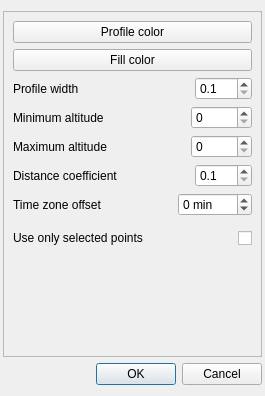
<?xml version="1.0" encoding="UTF-8"?>
<ui version="4.0">
 <class>profileConfigDialog</class>
 <widget class="QDialog" name="profileConfigDialog">
  <property name="windowModality">
   <enum>Qt::WindowModal</enum>
  </property>
  <property name="geometry">
   <rect>
    <x>0</x>
    <y>0</y>
    <width>265</width>
    <height>396</height>
   </rect>
  </property>
  <property name="windowTitle">
   <string>Configure profile style</string>
  </property>
  <layout class="QVBoxLayout" name="verticalLayout">
   <property name="leftMargin">
    <number>3</number>
   </property>
   <property name="rightMargin">
    <number>3</number>
   </property>
   <item>
    <widget class="QFrame" name="frame">
     <property name="frameShape">
      <enum>QFrame::StyledPanel</enum>
     </property>
     <property name="frameShadow">
      <enum>QFrame::Raised</enum>
     </property>
     <layout class="QVBoxLayout" name="verticalLayout_2">
      <item>
       <widget class="ColorChooser" name="profileColorButton">
        <property name="text">
         <string>Profile color</string>
        </property>
       </widget>
      </item>
      <item>
       <widget class="ColorChooser" name="fillColorButton">
        <property name="text">
         <string>Fill color</string>
        </property>
       </widget>
      </item>
      <item>
       <layout class="QHBoxLayout" name="horizontalLayout">
        <item>
         <widget class="QLabel" name="label_4">
          <property name="sizePolicy">
           <sizepolicy hsizetype="MinimumExpanding" vsizetype="Preferred">
            <horstretch>0</horstretch>
            <verstretch>0</verstretch>
           </sizepolicy>
          </property>
          <property name="text">
           <string>Profile width</string>
          </property>
         </widget>
        </item>
        <item>
         <widget class="QDoubleSpinBox" name="profileWidthSpinBox">
          <property name="decimals">
           <number>1</number>
          </property>
          <property name="minimum">
           <double>0.100000000000000</double>
          </property>
          <property name="singleStep">
           <double>0.100000000000000</double>
          </property>
         </widget>
        </item>
       </layout>
      </item>
      <item>
       <layout class="QHBoxLayout" name="horizontalLayout_2">
        <item>
         <widget class="QLabel" name="label_5">
          <property name="sizePolicy">
           <sizepolicy hsizetype="MinimumExpanding" vsizetype="Preferred">
            <horstretch>0</horstretch>
            <verstretch>0</verstretch>
           </sizepolicy>
          </property>
          <property name="text">
           <string>Minimum altitude</string>
          </property>
         </widget>
        </item>
        <item>
         <widget class="QSpinBox" name="minaltSpinBox">
          <property name="maximum">
           <number>10000</number>
          </property>
         </widget>
        </item>
       </layout>
      </item>
      <item>
       <layout class="QHBoxLayout" name="horizontalLayout_3">
        <item>
         <widget class="QLabel" name="label_6">
          <property name="sizePolicy">
           <sizepolicy hsizetype="MinimumExpanding" vsizetype="Preferred">
            <horstretch>0</horstretch>
            <verstretch>0</verstretch>
           </sizepolicy>
          </property>
          <property name="text">
           <string>Maximum altitude</string>
          </property>
         </widget>
        </item>
        <item>
         <widget class="QSpinBox" name="maxaltSpinBox">
          <property name="maximum">
           <number>10000</number>
          </property>
         </widget>
        </item>
       </layout>
      </item>
      <item>
       <layout class="QHBoxLayout" name="horizontalLayout_5">
        <item>
         <widget class="QLabel" name="label_8">
          <property name="sizePolicy">
           <sizepolicy hsizetype="MinimumExpanding" vsizetype="Preferred">
            <horstretch>0</horstretch>
            <verstretch>0</verstretch>
           </sizepolicy>
          </property>
          <property name="text">
           <string>Distance coefficient</string>
          </property>
         </widget>
        </item>
        <item>
         <widget class="QDoubleSpinBox" name="distanceCoeffSpinBox">
          <property name="decimals">
           <number>1</number>
          </property>
          <property name="minimum">
           <double>0.100000000000000</double>
          </property>
          <property name="singleStep">
           <double>0.100000000000000</double>
          </property>
         </widget>
        </item>
       </layout>
      </item>
      <item>
       <layout class="QHBoxLayout" name="horizontalLayout_4">
        <item>
         <widget class="QLabel" name="label_7">
          <property name="sizePolicy">
           <sizepolicy hsizetype="MinimumExpanding" vsizetype="Preferred">
            <horstretch>0</horstretch>
            <verstretch>0</verstretch>
           </sizepolicy>
          </property>
          <property name="text">
           <string>Time zone offset</string>
          </property>
         </widget>
        </item>
        <item>
         <widget class="QSpinBox" name="timezoneSpinBox">
          <property name="suffix">
           <string> min</string>
          </property>
          <property name="minimum">
           <number>-999</number>
          </property>
          <property name="maximum">
           <number>999</number>
          </property>
         </widget>
        </item>
       </layout>
      </item>
      <item>
       <layout class="QHBoxLayout" name="horizontalLayout_6">
        <item>
         <widget class="QLabel" name="label">
          <property name="text">
           <string>Use only selected points</string>
          </property>
         </widget>
        </item>
        <item>
         <widget class="QCheckBox" name="selectedPointsCheckBox">
          <property name="minimumSize">
           <size>
            <width>0</width>
            <height>32</height>
           </size>
          </property>
          <property name="layoutDirection">
           <enum>Qt::RightToLeft</enum>
          </property>
         </widget>
        </item>
       </layout>
      </item>
      <item>
       <spacer name="verticalSpacer">
        <property name="orientation">
         <enum>Qt::Vertical</enum>
        </property>
        <property name="sizeType">
         <enum>QSizePolicy::MinimumExpanding</enum>
        </property>
        <property name="sizeHint" stdset="0">
         <size>
          <width>20</width>
          <height>20</height>
         </size>
        </property>
       </spacer>
      </item>
     </layout>
    </widget>
   </item>
   <item>
    <widget class="QDialogButtonBox" name="buttonBox">
     <property name="orientation">
      <enum>Qt::Horizontal</enum>
     </property>
     <property name="standardButtons">
      <set>QDialogButtonBox::Cancel|QDialogButtonBox::Ok</set>
     </property>
    </widget>
   </item>
  </layout>
 </widget>
 <customwidgets>
  <customwidget>
   <class>ColorChooser</class>
   <extends>QPushButton</extends>
   <header>gpxviewer.colorchooser</header>
  </customwidget>
 </customwidgets>
 <resources/>
 <connections>
  <connection>
   <sender>buttonBox</sender>
   <signal>accepted()</signal>
   <receiver>profileConfigDialog</receiver>
   <slot>accept()</slot>
   <hints>
    <hint type="sourcelabel">
     <x>224</x>
     <y>574</y>
    </hint>
    <hint type="destinationlabel">
     <x>157</x>
     <y>274</y>
    </hint>
   </hints>
  </connection>
  <connection>
   <sender>buttonBox</sender>
   <signal>rejected()</signal>
   <receiver>profileConfigDialog</receiver>
   <slot>reject()</slot>
   <hints>
    <hint type="sourcelabel">
     <x>292</x>
     <y>580</y>
    </hint>
    <hint type="destinationlabel">
     <x>286</x>
     <y>274</y>
    </hint>
   </hints>
  </connection>
 </connections>
</ui>
